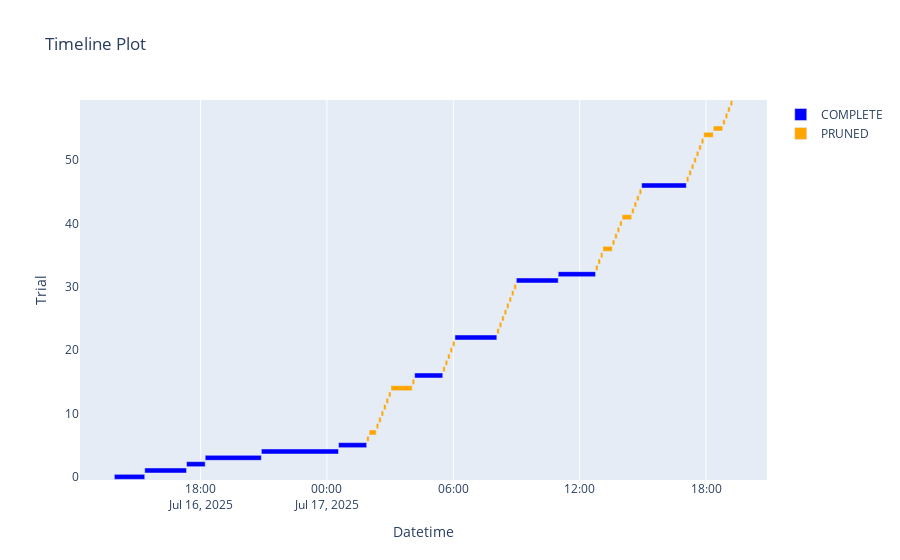

The code cell stored with this chart in its notebook:
### Markdown cell above
> Plot the timeline of the study.

### Code cell
optuna.visualization.plot_timeline(study)

### Figure 1 — Plotly figure (JSON) as saved in the notebook; plotly's stock layout.template omitted (floating-point values rounded to 4 significant figures)
{"data": [{"base": ["2025-07-16T13:54:17.142639", "2025-07-16T15:20:49.793697", "2025-07-16T17:19:55.017636", "2025-07-16T18:13:09.192791", "2025-07-16T20:53:06.421736", "2025-07-17T00:32:55.745815", "2025-07-17T04:09:46.813018", "2025-07-17T06:04:39.970304", "2025-07-17T08:59:33.897115", "2025-07-17T10:58:52.051344", "2025-07-17T14:56:29.540867"], "hovertemplate": "%{text}<extra>COMPLETE</extra>", "marker": {"color": "blue"}, "name": "COMPLETE", "orientation": "h", "text": ["{<br>  \"number\": 0,<br>  \"values\": [<br>    0.010649345815181732<br>  ],<br>  \"params\": {<br>    \"LEARNING_RATE\": 0.0013951428929826995,<br>    \"HDN1\": 1024,<br>    \"HDN2\": 128,<br>    \"HDN3\": 128,<br>    \"DROP1\": 0.5,<br>    \"DROP2\": 0.5,<br>    \"DROP3\": 0.5,<br>    \"ACTIVATION\": \"relu\"<br>  }<br>}", "{<br>  \"number\": 1,<br>  \"values\": [<br>    0.0058579640462994576<br>  ],<br>  \"params\": {<br>    \"LEARNING_RATE\": 0.0003193712359942816,<br>    \"HDN1\": 256,<br>    \"HDN2\": 128,<br>    \"HDN3\": 128,<br>    \"DROP1\": 0.30000000000000004,<br>    \"DROP2\": 0.30000000000000004,<br>    \"DROP3\": 0.2,<br>    \"ACTIVATION\": \"selu\"<br>  }<br>}", "{<br>  \"number\": 2,<br>  \"values\": [<br>    0.0332513190805912<br>  ],<br>  \"params\": {<br>    \"LEARNING_RATE\": 0.005334645840972243,<br>    \"HDN1\": 256,<br>    \"HDN2\": 128,<br>    \"HDN3\": 64,<br>    \"DROP1\": 0.1,<br>    \"DROP2\": 0.5,<br>    \"DROP3\": 0.1,<br>    \"ACTIVATION\": \"elu\"<br>  }<br>}", "{<br>  \"number\": 3,<br>  \"values\": [<br>    0.003199486993253231<br>  ],<br>  \"params\": {<br>    \"LEARNING_RATE\": 0.0001176763382089842,<br>    \"HDN1\": 1024,<br>    \"HDN2\": 640,<br>    \"HDN3\": 448,<br>    \"DROP1\": 0.4,<br>    \"DROP2\": 0.1,<br>    \"DROP3\": 0.30000000000000004,<br>    \"ACTIVATION\": \"relu\"<br>  }<br>}", "{<br>  \"number\": 4,<br>  \"values\": [<br>    0.01226398628205061<br>  ],<br>  \"params\": {<br>    \"LEARNING_RATE\": 3.0109310519699142e-05,<br>    \"HDN1\": 256,<br>    \"HDN2\": 256,<br>    \"HDN3\": 64,<br>    \"DROP1\": 0.30000000000000004,<br>    \"DROP2\": 0.5,<br>    \"DROP3\": 0.2,<br>    \"ACTIVATION\": \"elu\"<br>  }<br>}", "{<br>  \"number\": 5,<br>  \"values\": [<br>    0.0049780383706092834<br>  ],<br>  \"params\": {<br>    \"LEARNING_RATE\": 0.00016195764455556957,<br>    \"HDN1\": 1024,<br>    \"HDN2\": 640,<br>    \"HDN3\": 512,<br>    \"DROP1\": 0.1,<br>    \"DROP2\": 0.2,<br>    \"DROP3\": 0.1,<br>    \"ACTIVATION\": \"elu\"<br>  }<br>}", "{<br>  \"number\": 16,<br>  \"values\": [<br>    0.0033044032752513885<br>  ],<br>  \"params\": {<br>    \"LEARNING_RATE\": 0.00023112586096788373,<br>    \"HDN1\": 768,<br>    \"HDN2\": 640,<br>    \"HDN3\": 576,<br>    \"DROP1\": 0.4,<br>    \"DROP2\": 0.2,<br>    \"DROP3\": 0.30000000000000004,<br>    \"ACTIVATION\": \"elu\"<br>  }<br>}", "{<br>  \"number\": 22,<br>  \"values\": [<br>    0.0033360628876835108<br>  ],<br>  \"params\": {<br>    \"LEARNING_RATE\": 0.0002533051551405559,<br>    \"HDN1\": 1024,<br>    \"HDN2\": 640,<br>    \"HDN3\": 512,<br>    \"DROP1\": 0.4,<br>    \"DROP2\": 0.2,<br>    \"DROP3\": 0.30000000000000004,<br>    \"ACTIVATION\": \"elu\"<br>  }<br>}", "{<br>  \"number\": 31,<br>  \"values\": [<br>    0.003252423834055662<br>  ],<br>  \"params\": {<br>    \"LEARNING_RATE\": 0.00014808582044143696,<br>    \"HDN1\": 1024,<br>    \"HDN2\": 640,<br>    \"HDN3\": 512,<br>    \"DROP1\": 0.2,<br>    \"DROP2\": 0.2,<br>    \"DROP3\": 0.2,<br>    \"ACTIVATION\": \"elu\"<br>  }<br>}", "{<br>  \"number\": 32,<br>  \"values\": [<br>    0.0035796065349131823<br>  ],<br>  \"params\": {<br>    \"LEARNING_RATE\": 0.00014053330848258467,<br>    \"HDN1\": 1024,<br>    \"HDN2\": 768,<br>    \"HDN3\": 512,<br>    \"DROP1\": 0.2,<br>    \"DROP2\": 0.30000000000000004,<br>    \"DROP3\": 0.2,<br>    \"ACTIVATION\": \"elu\"<br>  }<br>}", "{<br>  \"number\": 46,<br>  \"values\": [<br>    0.0022052754648029804<br>  ],<br>  \"params\": {<br>    \"LEARNING_RATE\": 0.0002254407339490558,<br>    \"HDN1\": 1024,<br>    \"HDN2\": 512,<br>    \"HDN3\": 448,<br>    \"DROP1\": 0.2,<br>    \"DROP2\": 0.2,<br>    \"DROP3\": 0.30000000000000004,<br>    \"ACTIVATION\": \"relu\"<br>  }<br>}"], "textposition": "none", "type": "bar", "x": [5193000.0, 7145000.0, 3194000.0, 9597000.0, 13190000.0, 4813000.0, 4810000.0, 7163000.0, 7158000.0, 6380000.0, 7645000.0], "y": [0, 1, 2, 3, 4, 5, 16, 22, 31, 32, 46]}, {"base": ["2025-07-17T01:53:08.436647", "2025-07-17T02:00:06.941388", "2025-07-17T02:20:27.551696", "2025-07-17T02:27:26.545843", "2025-07-17T02:34:25.913312", "2025-07-17T02:41:25.145906", "2025-07-17T02:48:24.689641", "2025-07-17T02:55:22.753726", "2025-07-17T03:02:22.150685", "2025-07-17T04:02:46.907428", "2025-07-17T05:29:56.919571", "2025-07-17T05:36:54.447679", "2025-07-17T05:43:50.559534", "2025-07-17T05:50:46.569229", "2025-07-17T05:57:43.081859", "2025-07-17T08:04:02.962902", "2025-07-17T08:11:00.209275", "2025-07-17T08:17:56.492160", "2025-07-17T08:24:52.486011", "2025-07-17T08:31:49.626857", "2025-07-17T08:38:45.071606", "2025-07-17T08:45:40.990164", "2025-07-17T08:52:36.646869", "2025-07-17T12:45:12.600005", "2025-07-17T12:52:13.147689", "2025-07-17T12:59:12.107579", "2025-07-17T13:06:08.891419", "2025-07-17T13:32:56.371491", "2025-07-17T13:39:55.921636", "2025-07-17T13:46:53.929830", "2025-07-17T13:53:52.423900", "2025-07-17T14:00:51.731789", "2025-07-17T14:28:10.737947", "2025-07-17T14:35:13.074889", "2025-07-17T14:42:18.865425", "2025-07-17T14:49:24.570948", "2025-07-17T17:03:54.753703", "2025-07-17T17:11:00.898879", "2025-07-17T17:18:07.299099", "2025-07-17T17:25:12.494864", "2025-07-17T17:32:17.542062", "2025-07-17T17:39:23.979405", "2025-07-17T17:46:27.691111", "2025-07-17T17:53:33.428426", "2025-07-17T18:20:35.001541", "2025-07-17T18:47:38.573935", "2025-07-17T18:54:39.473965", "2025-07-17T19:01:43.846094", "2025-07-17T19:08:45.454506"], "hovertemplate": "%{text}<extra>PRUNED</extra>", "marker": {"color": "orange"}, "name": "PRUNED", "orientation": "h", "text": ["{<br>  \"number\": 6,<br>  \"values\": [<br>    0.07278261333703995<br>  ],<br>  \"params\": {<br>    \"LEARNING_RATE\": 0.00043309618482287055,<br>    \"HDN1\": 256,<br>    \"HDN2\": 256,<br>    \"HDN3\": 192,<br>    \"DROP1\": 0.4,<br>    \"DROP2\": 0.4,<br>    \"DROP3\": 0.5,<br>    \"ACTIVATION\": \"relu\"<br>  }<br>}", "{<br>  \"number\": 7,<br>  \"values\": [<br>    0.04956063628196716<br>  ],<br>  \"params\": {<br>    \"LEARNING_RATE\": 0.00014461697306088675,<br>    \"HDN1\": 1024,<br>    \"HDN2\": 896,<br>    \"HDN3\": 384,<br>    \"DROP1\": 0.30000000000000004,<br>    \"DROP2\": 0.5,<br>    \"DROP3\": 0.2,<br>    \"ACTIVATION\": \"selu\"<br>  }<br>}", "{<br>  \"number\": 8,<br>  \"values\": [<br>    0.3091031610965729<br>  ],<br>  \"params\": {<br>    \"LEARNING_RATE\": 3.49189318445114e-05,<br>    \"HDN1\": 256,<br>    \"HDN2\": 128,<br>    \"HDN3\": 128,<br>    \"DROP1\": 0.4,<br>    \"DROP2\": 0.4,<br>    \"DROP3\": 0.30000000000000004,<br>    \"ACTIVATION\": \"relu\"<br>  }<br>}", "{<br>  \"number\": 9,<br>  \"values\": [<br>    0.13212741911411285<br>  ],<br>  \"params\": {<br>    \"LEARNING_RATE\": 2.059699316698008e-05,<br>    \"HDN1\": 1024,<br>    \"HDN2\": 768,<br>    \"HDN3\": 640,<br>    \"DROP1\": 0.1,<br>    \"DROP2\": 0.30000000000000004,<br>    \"DROP3\": 0.30000000000000004,<br>    \"ACTIVATION\": \"elu\"<br>  }<br>}", "{<br>  \"number\": 10,<br>  \"values\": [<br>    0.12600961327552795<br>  ],<br>  \"params\": {<br>    \"LEARNING_RATE\": 0.001571976385662472,<br>    \"HDN1\": 768,<br>    \"HDN2\": 512,<br>    \"HDN3\": 320,<br>    \"DROP1\": 0.5,<br>    \"DROP2\": 0.1,<br>    \"DROP3\": 0.4,<br>    \"ACTIVATION\": \"relu\"<br>  }<br>}", "{<br>  \"number\": 11,<br>  \"values\": [<br>    0.10009969025850296<br>  ],<br>  \"params\": {<br>    \"LEARNING_RATE\": 9.642477556232898e-05,<br>    \"HDN1\": 768,<br>    \"HDN2\": 640,<br>    \"HDN3\": 512,<br>    \"DROP1\": 0.2,<br>    \"DROP2\": 0.1,<br>    \"DROP3\": 0.1,<br>    \"ACTIVATION\": \"elu\"<br>  }<br>}", "{<br>  \"number\": 12,<br>  \"values\": [<br>    0.06829176843166351<br>  ],<br>  \"params\": {<br>    \"LEARNING_RATE\": 0.00010638640430193176,<br>    \"HDN1\": 768,<br>    \"HDN2\": 512,<br>    \"HDN3\": 448,<br>    \"DROP1\": 0.2,<br>    \"DROP2\": 0.2,<br>    \"DROP3\": 0.4,<br>    \"ACTIVATION\": \"relu\"<br>  }<br>}", "{<br>  \"number\": 13,<br>  \"values\": [<br>    0.33499211072921753<br>  ],<br>  \"params\": {<br>    \"LEARNING_RATE\": 1.0532987890154136e-05,<br>    \"HDN1\": 512,<br>    \"HDN2\": 384,<br>    \"HDN3\": 320,<br>    \"DROP1\": 0.4,<br>    \"DROP2\": 0.2,<br>    \"DROP3\": 0.4,<br>    \"ACTIVATION\": \"elu\"<br>  }<br>}", "{<br>  \"number\": 14,<br>  \"values\": [<br>    0.011477606371045113<br>  ],<br>  \"params\": {<br>    \"LEARNING_RATE\": 0.0008131602642997825,<br>    \"HDN1\": 1024,<br>    \"HDN2\": 1024,<br>    \"HDN3\": 896,<br>    \"DROP1\": 0.2,<br>    \"DROP2\": 0.2,<br>    \"DROP3\": 0.2,<br>    \"ACTIVATION\": \"selu\"<br>  }<br>}", "{<br>  \"number\": 15,<br>  \"values\": [<br>    0.06279964745044708<br>  ],<br>  \"params\": {<br>    \"LEARNING_RATE\": 6.997441183847842e-05,<br>    \"HDN1\": 512,<br>    \"HDN2\": 384,<br>    \"HDN3\": 384,<br>    \"DROP1\": 0.1,<br>    \"DROP2\": 0.1,<br>    \"DROP3\": 0.1,<br>    \"ACTIVATION\": \"relu\"<br>  }<br>}", "{<br>  \"number\": 17,<br>  \"values\": [<br>    0.09340009838342667<br>  ],<br>  \"params\": {<br>    \"LEARNING_RATE\": 0.0005639675564329374,<br>    \"HDN1\": 768,<br>    \"HDN2\": 640,<br>    \"HDN3\": 640,<br>    \"DROP1\": 0.4,<br>    \"DROP2\": 0.1,<br>    \"DROP3\": 0.30000000000000004,<br>    \"ACTIVATION\": \"relu\"<br>  }<br>}", "{<br>  \"number\": 18,<br>  \"values\": [<br>    0.08023829758167267<br>  ],<br>  \"params\": {<br>    \"LEARNING_RATE\": 0.007748492708445384,<br>    \"HDN1\": 512,<br>    \"HDN2\": 384,<br>    \"HDN3\": 256,<br>    \"DROP1\": 0.5,<br>    \"DROP2\": 0.2,<br>    \"DROP3\": 0.4,<br>    \"ACTIVATION\": \"elu\"<br>  }<br>}", "{<br>  \"number\": 19,<br>  \"values\": [<br>    0.1250213235616684<br>  ],<br>  \"params\": {<br>    \"LEARNING_RATE\": 0.00021790535244312908,<br>    \"HDN1\": 768,<br>    \"HDN2\": 512,<br>    \"HDN3\": 512,<br>    \"DROP1\": 0.4,<br>    \"DROP2\": 0.30000000000000004,<br>    \"DROP3\": 0.30000000000000004,<br>    \"ACTIVATION\": \"selu\"<br>  }<br>}", "{<br>  \"number\": 20,<br>  \"values\": [<br>    0.08895908296108246<br>  ],<br>  \"params\": {<br>    \"LEARNING_RATE\": 5.832566382203512e-05,<br>    \"HDN1\": 1024,<br>    \"HDN2\": 768,<br>    \"HDN3\": 640,<br>    \"DROP1\": 0.5,<br>    \"DROP2\": 0.1,<br>    \"DROP3\": 0.4,<br>    \"ACTIVATION\": \"elu\"<br>  }<br>}", "{<br>  \"number\": 21,<br>  \"values\": [<br>    0.05733745917677879<br>  ],<br>  \"params\": {<br>    \"LEARNING_RATE\": 0.00017736948071051672,<br>    \"HDN1\": 1024,<br>    \"HDN2\": 768,<br>    \"HDN3\": 576,<br>    \"DROP1\": 0.30000000000000004,<br>    \"DROP2\": 0.2,<br>    \"DROP3\": 0.2,<br>    \"ACTIVATION\": \"elu\"<br>  }<br>}", "{<br>  \"number\": 23,<br>  \"values\": [<br>    0.06856042891740799<br>  ],<br>  \"params\": {<br>    \"LEARNING_RATE\": 0.0009457051130718292,<br>    \"HDN1\": 768,<br>    \"HDN2\": 640,<br>    \"HDN3\": 448,<br>    \"DROP1\": 0.4,<br>    \"DROP2\": 0.2,<br>    \"DROP3\": 0.30000000000000004,<br>    \"ACTIVATION\": \"elu\"<br>  }<br>}", "{<br>  \"number\": 24,<br>  \"values\": [<br>    0.06493408232927322<br>  ],<br>  \"params\": {<br>    \"LEARNING_RATE\": 0.0003770148036176087,<br>    \"HDN1\": 1024,<br>    \"HDN2\": 896,<br>    \"HDN3\": 768,<br>    \"DROP1\": 0.4,<br>    \"DROP2\": 0.1,<br>    \"DROP3\": 0.30000000000000004,<br>    \"ACTIVATION\": \"elu\"<br>  }<br>}", "{<br>  \"number\": 25,<br>  \"values\": [<br>    0.09010286629199982<br>  ],<br>  \"params\": {<br>    \"LEARNING_RATE\": 5.326348495536416e-05,<br>    \"HDN1\": 768,<br>    \"HDN2\": 512,<br>    \"HDN3\": 448,<br>    \"DROP1\": 0.5,<br>    \"DROP2\": 0.30000000000000004,<br>    \"DROP3\": 0.30000000000000004,<br>    \"ACTIVATION\": \"relu\"<br>  }<br>}", "{<br>  \"number\": 26,<br>  \"values\": [<br>    0.3743011951446533<br>  ],<br>  \"params\": {<br>    \"LEARNING_RATE\": 0.002876317099310759,<br>    \"HDN1\": 1024,<br>    \"HDN2\": 768,<br>    \"HDN3\": 576,<br>    \"DROP1\": 0.4,<br>    \"DROP2\": 0.2,<br>    \"DROP3\": 0.4,<br>    \"ACTIVATION\": \"elu\"<br>  }<br>}", "{<br>  \"number\": 27,<br>  \"values\": [<br>    0.2056470513343811<br>  ],<br>  \"params\": {<br>    \"LEARNING_RATE\": 0.0002445543635895786,<br>    \"HDN1\": 512,<br>    \"HDN2\": 256,<br>    \"HDN3\": 192,<br>    \"DROP1\": 0.30000000000000004,<br>    \"DROP2\": 0.1,<br>    \"DROP3\": 0.2,<br>    \"ACTIVATION\": \"elu\"<br>  }<br>}", "{<br>  \"number\": 28,<br>  \"values\": [<br>    0.06015438213944435<br>  ],<br>  \"params\": {<br>    \"LEARNING_RATE\": 0.0006395727327537434,<br>    \"HDN1\": 768,<br>    \"HDN2\": 640,<br>    \"HDN3\": 576,<br>    \"DROP1\": 0.4,<br>    \"DROP2\": 0.4,<br>    \"DROP3\": 0.30000000000000004,<br>    \"ACTIVATION\": \"selu\"<br>  }<br>}", "{<br>  \"number\": 29,<br>  \"values\": [<br>    0.055863745510578156<br>  ],<br>  \"params\": {<br>    \"LEARNING_RATE\": 0.00010314547684708736,<br>    \"HDN1\": 1024,<br>    \"HDN2\": 896,<br>    \"HDN3\": 768,<br>    \"DROP1\": 0.5,<br>    \"DROP2\": 0.2,<br>    \"DROP3\": 0.5,<br>    \"ACTIVATION\": \"relu\"<br>  }<br>}", "{<br>  \"number\": 30,<br>  \"values\": [<br>    0.055745985358953476<br>  ],<br>  \"params\": {<br>    \"LEARNING_RATE\": 0.0002855169384997152,<br>    \"HDN1\": 1024,<br>    \"HDN2\": 1024,<br>    \"HDN3\": 1024,<br>    \"DROP1\": 0.5,<br>    \"DROP2\": 0.1,<br>    \"DROP3\": 0.4,<br>    \"ACTIVATION\": \"relu\"<br>  }<br>}", "{<br>  \"number\": 33,<br>  \"values\": [<br>    0.24847209453582764<br>  ],<br>  \"params\": {<br>    \"LEARNING_RATE\": 0.0015092881788467195,<br>    \"HDN1\": 1024,<br>    \"HDN2\": 640,<br>    \"HDN3\": 448,<br>    \"DROP1\": 0.30000000000000004,<br>    \"DROP2\": 0.2,<br>    \"DROP3\": 0.30000000000000004,<br>    \"ACTIVATION\": \"elu\"<br>  }<br>}", "{<br>  \"number\": 34,<br>  \"values\": [<br>    0.15426471829414368<br>  ],<br>  \"params\": {<br>    \"LEARNING_RATE\": 0.0002821065453673499,<br>    \"HDN1\": 1024,<br>    \"HDN2\": 512,<br>    \"HDN3\": 384,<br>    \"DROP1\": 0.30000000000000004,<br>    \"DROP2\": 0.30000000000000004,<br>    \"DROP3\": 0.2,<br>    \"ACTIVATION\": \"elu\"<br>  }<br>}", "{<br>  \"number\": 35,<br>  \"values\": [<br>    0.14995819330215454<br>  ],<br>  \"params\": {<br>    \"LEARNING_RATE\": 4.1020021474926035e-05,<br>    \"HDN1\": 768,<br>    \"HDN2\": 640,<br>    \"HDN3\": 512,<br>    \"DROP1\": 0.2,<br>    \"DROP2\": 0.2,<br>    \"DROP3\": 0.2,<br>    \"ACTIVATION\": \"elu\"<br>  }<br>}", "{<br>  \"number\": 36,<br>  \"values\": [<br>    0.024633750319480896<br>  ],<br>  \"params\": {<br>    \"LEARNING_RATE\": 0.000475118042389556,<br>    \"HDN1\": 1024,<br>    \"HDN2\": 768,<br>    \"HDN3\": 576,<br>    \"DROP1\": 0.4,<br>    \"DROP2\": 0.1,<br>    \"DROP3\": 0.30000000000000004,<br>    \"ACTIVATION\": \"elu\"<br>  }<br>}", "{<br>  \"number\": 37,<br>  \"values\": [<br>    0.07183700799942017<br>  ],<br>  \"params\": {<br>    \"LEARNING_RATE\": 7.602509509324321e-05,<br>    \"HDN1\": 1024,<br>    \"HDN2\": 512,<br>    \"HDN3\": 448,<br>    \"DROP1\": 0.30000000000000004,<br>    \"DROP2\": 0.30000000000000004,<br>    \"DROP3\": 0.1,<br>    \"ACTIVATION\": \"selu\"<br>  }<br>}", "{<br>  \"number\": 38,<br>  \"values\": [<br>    0.09970825165510178<br>  ],<br>  \"params\": {<br>    \"LEARNING_RATE\": 0.00019459351277542733,<br>    \"HDN1\": 768,<br>    \"HDN2\": 640,<br>    \"HDN3\": 512,<br>    \"DROP1\": 0.4,<br>    \"DROP2\": 0.2,<br>    \"DROP3\": 0.2,<br>    \"ACTIVATION\": \"elu\"<br>  }<br>}", "{<br>  \"number\": 39,<br>  \"values\": [<br>    0.08122272044420242<br>  ],<br>  \"params\": {<br>    \"LEARNING_RATE\": 2.3135325913336613e-05,<br>    \"HDN1\": 1024,<br>    \"HDN2\": 768,<br>    \"HDN3\": 704,<br>    \"DROP1\": 0.30000000000000004,<br>    \"DROP2\": 0.2,<br>    \"DROP3\": 0.30000000000000004,<br>    \"ACTIVATION\": \"relu\"<br>  }<br>}", "{<br>  \"number\": 40,<br>  \"values\": [<br>    0.062482476234436035<br>  ],<br>  \"params\": {<br>    \"LEARNING_RATE\": 0.00013106078696718265,<br>    \"HDN1\": 1024,<br>    \"HDN2\": 896,<br>    \"HDN3\": 320,<br>    \"DROP1\": 0.4,<br>    \"DROP2\": 0.4,<br>    \"DROP3\": 0.30000000000000004,<br>    \"ACTIVATION\": \"elu\"<br>  }<br>}", "{<br>  \"number\": 41,<br>  \"values\": [<br>    0.06841778755187988<br>  ],<br>  \"params\": {<br>    \"LEARNING_RATE\": 0.00013493917464418254,<br>    \"HDN1\": 1024,<br>    \"HDN2\": 768,<br>    \"HDN3\": 576,<br>    \"DROP1\": 0.2,<br>    \"DROP2\": 0.30000000000000004,<br>    \"DROP3\": 0.2,<br>    \"ACTIVATION\": \"elu\"<br>  }<br>}", "{<br>  \"number\": 42,<br>  \"values\": [<br>    0.12658348679542542<br>  ],<br>  \"params\": {<br>    \"LEARNING_RATE\": 0.00037481441440726524,<br>    \"HDN1\": 1024,<br>    \"HDN2\": 640,<br>    \"HDN3\": 512,<br>    \"DROP1\": 0.2,<br>    \"DROP2\": 0.30000000000000004,<br>    \"DROP3\": 0.2,<br>    \"ACTIVATION\": \"elu\"<br>  }<br>}", "{<br>  \"number\": 43,<br>  \"values\": [<br>    0.06115597113966942<br>  ],<br>  \"params\": {<br>    \"LEARNING_RATE\": 0.00014997544273858662,<br>    \"HDN1\": 1024,<br>    \"HDN2\": 768,<br>    \"HDN3\": 512,<br>    \"DROP1\": 0.1,<br>    \"DROP2\": 0.4,<br>    \"DROP3\": 0.2,<br>    \"ACTIVATION\": \"elu\"<br>  }<br>}", "{<br>  \"number\": 44,<br>  \"values\": [<br>    0.05368800461292267<br>  ],<br>  \"params\": {<br>    \"LEARNING_RATE\": 8.620021000450143e-05,<br>    \"HDN1\": 1024,<br>    \"HDN2\": 640,<br>    \"HDN3\": 384,<br>    \"DROP1\": 0.2,<br>    \"DROP2\": 0.30000000000000004,<br>    \"DROP3\": 0.1,<br>    \"ACTIVATION\": \"elu\"<br>  }<br>}", "{<br>  \"number\": 45,<br>  \"values\": [<br>    0.08984394371509552<br>  ],<br>  \"params\": {<br>    \"LEARNING_RATE\": 4.5024511387412845e-05,<br>    \"HDN1\": 768,<br>    \"HDN2\": 640,<br>    \"HDN3\": 448,<br>    \"DROP1\": 0.1,<br>    \"DROP2\": 0.30000000000000004,<br>    \"DROP3\": 0.2,<br>    \"ACTIVATION\": \"elu\"<br>  }<br>}", "{<br>  \"number\": 47,<br>  \"values\": [<br>    0.08216305822134018<br>  ],<br>  \"params\": {<br>    \"LEARNING_RATE\": 0.0003219955226698621,<br>    \"HDN1\": 256,<br>    \"HDN2\": 128,<br>    \"HDN3\": 64,<br>    \"DROP1\": 0.30000000000000004,<br>    \"DROP2\": 0.2,<br>    \"DROP3\": 0.30000000000000004,<br>    \"ACTIVATION\": \"relu\"<br>  }<br>}", "{<br>  \"number\": 48,<br>  \"values\": [<br>    0.1274830400943756<br>  ],<br>  \"params\": {<br>    \"LEARNING_RATE\": 0.000199664602837795,<br>    \"HDN1\": 1024,<br>    \"HDN2\": 384,<br>    \"HDN3\": 256,<br>    \"DROP1\": 0.1,<br>    \"DROP2\": 0.1,<br>    \"DROP3\": 0.4,<br>    \"ACTIVATION\": \"relu\"<br>  }<br>}", "{<br>  \"number\": 49,<br>  \"values\": [<br>    0.04859035089612007<br>  ],<br>  \"params\": {<br>    \"LEARNING_RATE\": 0.001022111887980757,<br>    \"HDN1\": 512,<br>    \"HDN2\": 256,<br>    \"HDN3\": 128,<br>    \"DROP1\": 0.2,<br>    \"DROP2\": 0.2,<br>    \"DROP3\": 0.30000000000000004,<br>    \"ACTIVATION\": \"relu\"<br>  }<br>}", "{<br>  \"number\": 50,<br>  \"values\": [<br>    0.04370969533920288<br>  ],<br>  \"params\": {<br>    \"LEARNING_RATE\": 0.0006018149561245798,<br>    \"HDN1\": 768,<br>    \"HDN2\": 512,<br>    \"HDN3\": 448,<br>    \"DROP1\": 0.4,<br>    \"DROP2\": 0.1,<br>    \"DROP3\": 0.30000000000000004,<br>    \"ACTIVATION\": \"relu\"<br>  }<br>}", "{<br>  \"number\": 51,<br>  \"values\": [<br>    0.04926305264234543<br>  ],<br>  \"params\": {<br>    \"LEARNING_RATE\": 0.00010954160309373778,<br>    \"HDN1\": 1024,<br>    \"HDN2\": 512,<br>    \"HDN3\": 448,<br>    \"DROP1\": 0.2,<br>    \"DROP2\": 0.2,<br>    \"DROP3\": 0.2,<br>    \"ACTIVATION\": \"relu\"<br>  }<br>}", "{<br>  \"number\": 52,<br>  \"values\": [<br>    0.5953257083892822<br>  ],<br>  \"params\": {<br>    \"LEARNING_RATE\": 0.00015804594574245453,<br>    \"HDN1\": 1024,<br>    \"HDN2\": 640,<br>    \"HDN3\": 512,<br>    \"DROP1\": 0.2,<br>    \"DROP2\": 0.2,<br>    \"DROP3\": 0.30000000000000004,<br>    \"ACTIVATION\": \"selu\"<br>  }<br>}", "{<br>  \"number\": 53,<br>  \"values\": [<br>    0.6290703415870667<br>  ],<br>  \"params\": {<br>    \"LEARNING_RATE\": 0.00011741343334221028,<br>    \"HDN1\": 1024,<br>    \"HDN2\": 768,<br>    \"HDN3\": 640,<br>    \"DROP1\": 0.2,<br>    \"DROP2\": 0.30000000000000004,<br>    \"DROP3\": 0.30000000000000004,<br>    \"ACTIVATION\": \"elu\"<br>  }<br>}", "{<br>  \"number\": 54,<br>  \"values\": [<br>    0.04292040690779686<br>  ],<br>  \"params\": {<br>    \"LEARNING_RATE\": 0.00023026809474042454,<br>    \"HDN1\": 1024,<br>    \"HDN2\": 512,<br>    \"HDN3\": 384,<br>    \"DROP1\": 0.2,<br>    \"DROP2\": 0.5,<br>    \"DROP3\": 0.30000000000000004,<br>    \"ACTIVATION\": \"relu\"<br>  }<br>}", "{<br>  \"number\": 55,<br>  \"values\": [<br>    0.019884025678038597<br>  ],<br>  \"params\": {<br>    \"LEARNING_RATE\": 5.842347473892333e-05,<br>    \"HDN1\": 1024,<br>    \"HDN2\": 896,<br>    \"HDN3\": 640,<br>    \"DROP1\": 0.2,<br>    \"DROP2\": 0.2,<br>    \"DROP3\": 0.2,<br>    \"ACTIVATION\": \"elu\"<br>  }<br>}", "{<br>  \"number\": 56,<br>  \"values\": [<br>    0.04439238831400871<br>  ],<br>  \"params\": {<br>    \"LEARNING_RATE\": 0.0004584517314469245,<br>    \"HDN1\": 1024,<br>    \"HDN2\": 640,<br>    \"HDN3\": 512,<br>    \"DROP1\": 0.30000000000000004,<br>    \"DROP2\": 0.1,<br>    \"DROP3\": 0.4,<br>    \"ACTIVATION\": \"elu\"<br>  }<br>}", "{<br>  \"number\": 57,<br>  \"values\": [<br>    0.06203164532780647<br>  ],<br>  \"params\": {<br>    \"LEARNING_RATE\": 7.580602418441008e-05,<br>    \"HDN1\": 768,<br>    \"HDN2\": 640,<br>    \"HDN3\": 576,<br>    \"DROP1\": 0.4,<br>    \"DROP2\": 0.4,<br>    \"DROP3\": 0.1,<br>    \"ACTIVATION\": \"relu\"<br>  }<br>}", "{<br>  \"number\": 58,<br>  \"values\": [<br>    0.11097992956638336<br>  ],<br>  \"params\": {<br>    \"LEARNING_RATE\": 0.0001684940305384412,<br>    \"HDN1\": 1024,<br>    \"HDN2\": 384,<br>    \"HDN3\": 320,<br>    \"DROP1\": 0.30000000000000004,<br>    \"DROP2\": 0.2,<br>    \"DROP3\": 0.30000000000000004,<br>    \"ACTIVATION\": \"selu\"<br>  }<br>}", "{<br>  \"number\": 59,<br>  \"values\": [<br>    0.11335881799459457<br>  ],<br>  \"params\": {<br>    \"LEARNING_RATE\": 0.0003395135217015823,<br>    \"HDN1\": 768,<br>    \"HDN2\": 512,<br>    \"HDN3\": 448,<br>    \"DROP1\": 0.1,<br>    \"DROP2\": 0.30000000000000004,<br>    \"DROP3\": 0.4,<br>    \"ACTIVATION\": \"elu\"<br>  }<br>}"], "textposition": "none", "type": "bar", "x": [418500.0, 1221000.0, 419000.0, 419300.0, 419200.0, 419500.0, 418000.0, 419400.0, 3625000.0, 419900.0, 417500.0, 416100.0, 416000.0, 416500.0, 416900.0, 417200.0, 416300.0, 416000.0, 417100.0, 415400.0, 415900.0, 415600.0, 417200.0, 420500.0, 418900.0, 416800.0, 1607000.0, 419500.0, 418000.0, 418500.0, 419300.0, 1639000.0, 422300.0, 425800.0, 425700.0, 424900.0, 426100.0, 426400.0, 425200.0, 425000.0, 426400.0, 423700.0, 425700.0, 1622000.0, 1624000.0, 420900.0, 424300.0, 421600.0, 424600.0], "y": [6, 7, 8, 9, 10, 11, 12, 13, 14, 15, 17, 18, 19, 20, 21, 23, 24, 25, 26, 27, 28, 29, 30, 33, 34, 35, 36, 37, 38, 39, 40, 41, 42, 43, 44, 45, 47, 48, 49, 50, 51, 52, 53, 54, 55, 56, 57, 58, 59]}], "layout": {"showlegend": true, "title": {"text": "Timeline Plot"}, "xaxis": {"title": {"text": "Datetime"}, "type": "date"}, "yaxis": {"title": {"text": "Trial"}}}}
